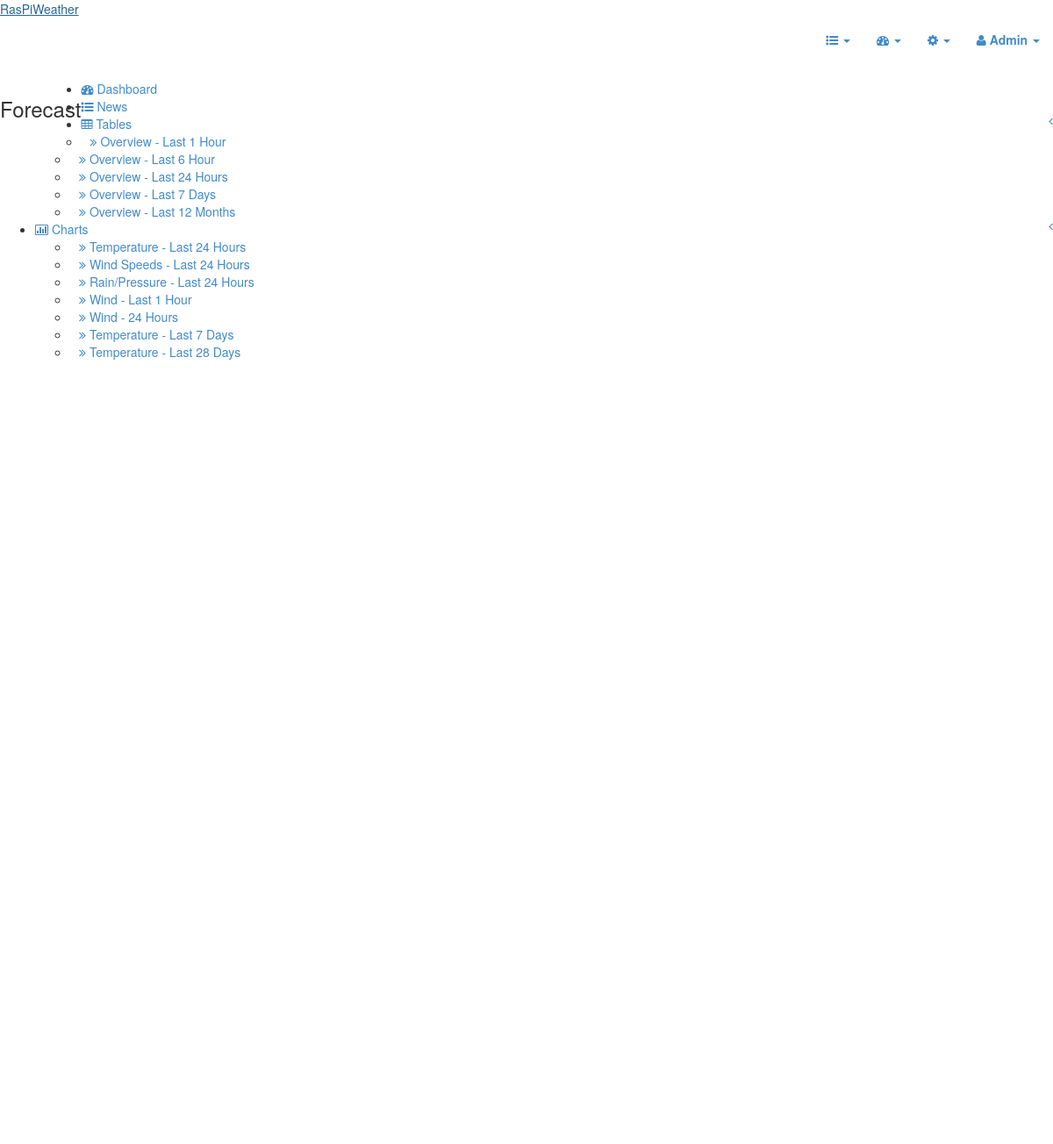
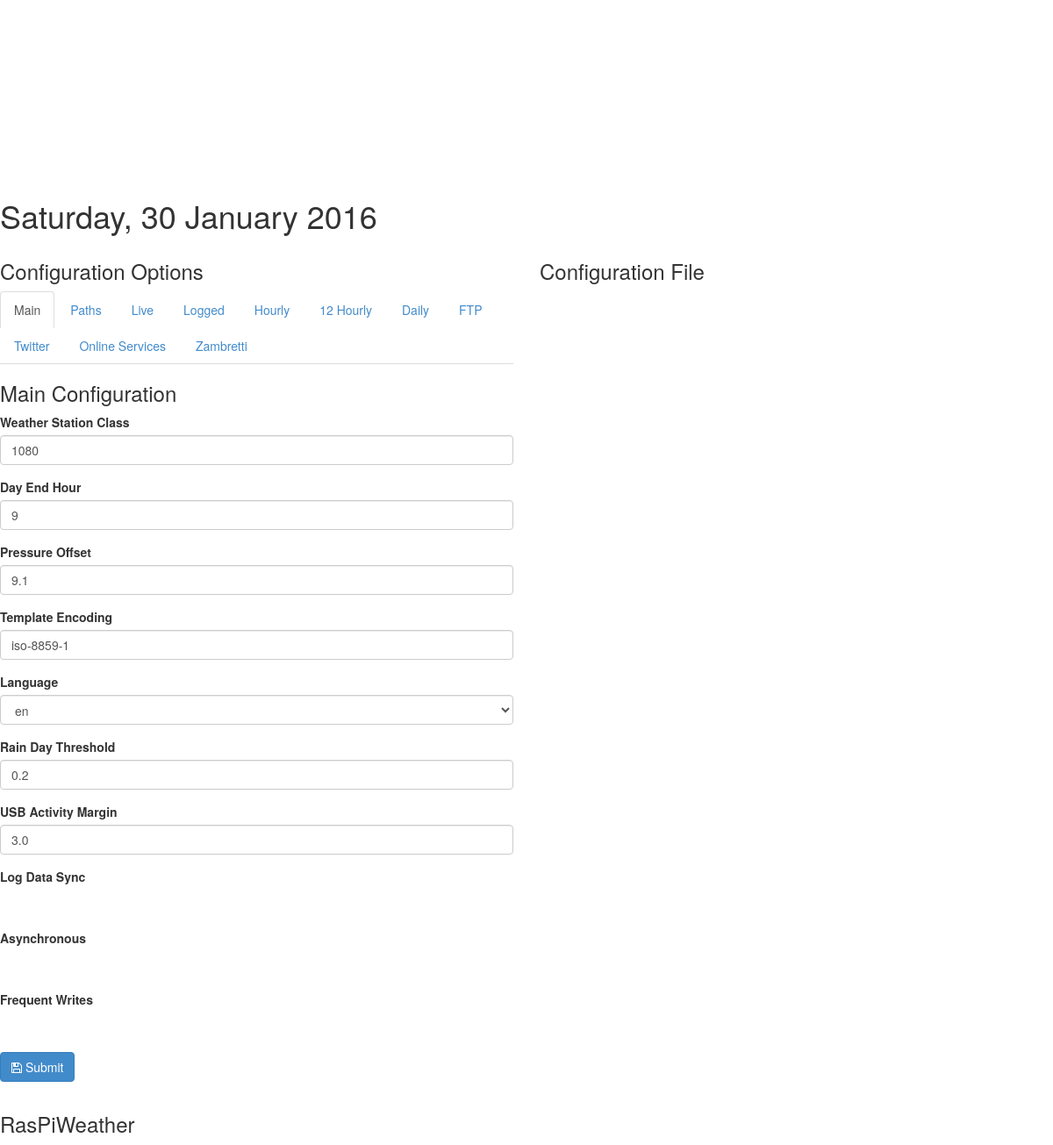
Page /?action=admin&page=config (signed in) on the committed database (2 pictures, top to bottom).
### tables this page shows
CREATE TABLE IF NOT EXISTS `templates` (
  `id` int(10) unsigned NOT NULL AUTO_INCREMENT,
  `interval` varchar(255) NOT NULL,
  `name` varchar(255) NOT NULL,
  `type` tinyint(1) NOT NULL DEFAULT '0',
  `file` varchar(255) NOT NULL,
  `active` tinyint(1) NOT NULL DEFAULT '0',
  `chart` tinyint(1) NOT NULL DEFAULT '0',
  `template_order` int(255) NOT NULL DEFAULT '1',
  PRIMARY KEY (`id`)
);

### public_html/sidebar.php
<ul class="sidebar-menu<?php if (!isset($_GET['page'])) { echo " active"; }?>">
  <li>
    <a href="/">
    <i class="fa fa-dashboard"></i> <span>Dashboard</span>
    </a>
  </li>
  <li>
    <a href="?action=pages&page=news">
    <i class="fa fa-list-ul"></i> <span>News</span>
    </a>
  </li>
  <li class="treeview<?php if (isset($_GET['page'])) { if ($_GET['page']=='table') { echo " active"; }}?>">
    <a href="#">
    <i class="fa fa-table"></i>
    <span>Tables</span>
    <i class="fa fa-angle-left pull-right"></i>
    </a>
    <ul class="treeview-menu">
      <?php
if ($remote['is_remote'] != True) {
      $dbh = new PDO("mysql:host=".$database['host'].";dbname=".$database['name'], $database['user'], $database['pass']);
      $dbh->setAttribute(PDO::ATTR_ERRMODE, PDO::ERRMODE_EXCEPTION);
      $stmt = $dbh->prepare("SELECT * FROM templates WHERE `active`=1 AND `type`=0 ORDER BY `template_order`");
      $stmt->execute();
      $table_array = $stmt->fetchAll();
} else {
	$contents = file_get_contents($settings_array['local_files']."/site_data.json", true);
	$contents = json_decode($contents, true);
	$table_array = $contents['tables'];
}
      for ($b = 0; $b <= count($table_array) - 1; $b++) {
        echo "<li><a href='?action=pages&page=table&id=".$table_array[$b]['id']."'><i class='fa fa-angle-double-right'></i> ".$table_array[$b]['name']."</a></li>".PHP_EOL;
      }
      ?>
    </ul>
  </li>
  <li class="treeview<?php if (isset($_GET['page'])) { if ($_GET['page']=='graph') { echo " active"; }}?>">
    <a href="#">
    <i class="fa fa-bar-chart-o"></i>
    <span>Charts</span>
    <i class="fa fa-angle-left pull-right"></i>
    </a>
    <ul class="treeview-menu">
      <?php
if ($remote['is_remote'] != True) {
      $dbh = new PDO("mysql:host=".$database['host'].";dbname=".$database['name'], $database['user'], $database['pass']);
      $dbh->setAttribute(PDO::ATTR_ERRMODE, PDO::ERRMODE_EXCEPTION);
      $stmt = $dbh->prepare("SELECT * FROM templates WHERE `active`=1 AND `type`=2 ORDER BY `template_order`");
      $stmt->execute();
      $graph_array = $stmt->fetchAll();
} else {
	$contents = file_get_contents($settings_array['local_files']."/site_data.json", true);
	$contents = json_decode($contents, true);
	$graph_array = $contents['charts'];
}
      for ($b = 0; $b <= count($graph_array) - 1; $b++) {
        echo "<li><a href='?action=pages&page=graph&id=".$graph_array[$b]['id']."'><i class='fa fa-angle-double-right'></i> ".$graph_array[$b]['name']."</a></li>".PHP_EOL;
      }
      ?>
    </ul>
  </li>
</ul>

### rows in the picture
templates: name "Overview - Last 1 Hour"
templates: name "Overview - Last 6 Hour"
templates: name "Overview - Last 24 Hours"
templates: name "Overview - Last 7 Days"
templates: name "Overview - Last 12 Months"
templates: name "Temperature - Last 24 Hours"
templates: name "Wind Speeds - Last 24 Hours"
templates: name "Rain/Pressure - Last 24 Hours"
templates: name "Wind - Last 1 Hour"
templates: name "Wind - 24 Hours"
templates: name "Temperature - Last 7 Days"
templates: name "Temperature - Last 28 Days"

### other values in the picture
$site_array['site_name'] "RasPiWeather"
$_SESSION['user_name'] "Admin"
